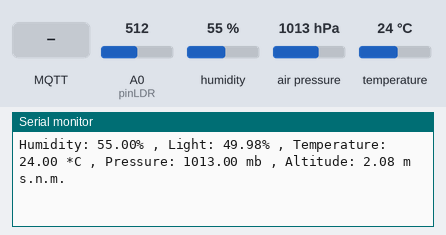
The sketch below on a simulated ESP8266 (NodeMCU). On the bench: the last lines printed to the serial monitor. Inputs (shaded band) come from the test bench; at power-on: humidity 55 %, A0 (pinLDR) = 512, air pressure 1013 hPa, temperature 24 °C. WiFi joins after 1.5 s; servers stay silent unless stated; the local clock reads 2024-03-15 10:24:30 at power-on unless the sketch sets it; no MQTT or app messages arrive unless stated.

Above: at 6.2 s.
6.3 s: MQTT message "1" arrives on the first subscribed topic
12.3 s: MQTT message "on" arrives on the first subscribed topic
13.8 s: MQTT message "off" arrives on the first subscribed topic
15.9 s: humidity set to 22 %
At 17.2 s:
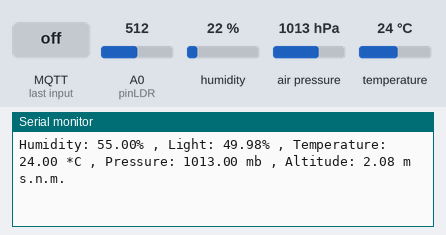
17.4 s: A0 (pinLDR) set to 716
At 18.8 s:
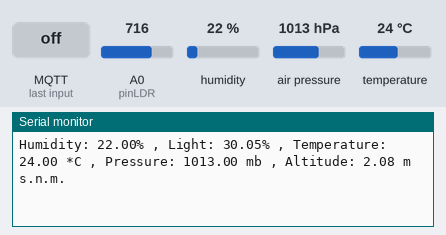
18.9 s: air pressure set to 952 hPa
At 20.5 s:
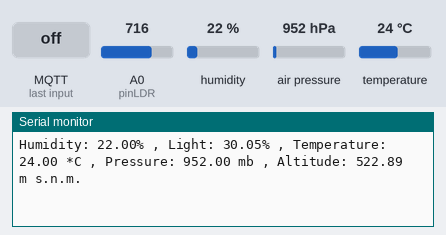

Measured:
- after the input at 17.4 s, the serial monitor: prints a new line after 0.21 s (image 2)
- after the input at 18.9 s, the serial monitor: prints a new line after 0.80 s (image 3)

The sketch:

ESP8266_AWS_2022.ino
```cpp
#include <ESP8266WiFi.h>
#include <WiFiClientSecure.h>
#include <PubSubClient.h>
#include <ArduinoJson.h>
#include <time.h>
#include "secrets.h"
#include "DHT.h"
#include <SFE_BMP180.h>
#include <Wire.h>

#define DHTPIN 0        // Digital pin connected to the DHT sensor
#define DHTTYPE DHT11   // DHT 11
#define pinLDR A0       // LDR

SFE_BMP180 bmp180;      // Object BMP180

DHT dht(DHTPIN, DHTTYPE);

char status;
float h;
float light = 0;
unsigned long lastMillis = 0;
unsigned long previousMillis = 0;
const long interval = 5000;
double Pres=1013.25;
double T,P,A;
int LDR = 0;

#define AWS_IOT_PUBLISH_TOPIC   "esp8266/pub"
#define AWS_IOT_SUBSCRIBE_TOPIC "esp8266/sub"

WiFiClientSecure net;

BearSSL::X509List cert(cacert);
BearSSL::X509List client_crt(client_cert);
BearSSL::PrivateKey key(privkey);

PubSubClient client(net);

time_t now;
time_t nowish = 1510592825;


void NTPConnect(void)
{
  Serial.print("Configuración de la hora mediante SNTP");
  configTime(TIME_ZONE * 3600, 0 * 3600, "pool.ntp.org", "time.nist.gov");
  now = time(nullptr);
  while (now < nowish)
  {
    delay(500);
    Serial.print(".");
    now = time(nullptr);
  }
  Serial.println("Finalizado!");
  struct tm timeinfo;
  gmtime_r(&now, &timeinfo);
  Serial.print("Tiempo actual: ");
  Serial.print(asctime(&timeinfo));
}


void messageReceived(char *topic, byte *payload, unsigned int length)
{
  Serial.print("Received [");
  Serial.print(topic);
  Serial.print("]: ");
  for (int i = 0; i < length; i++)
  {
    Serial.print((char)payload[i]);
  }
  Serial.println();
}


void connectAWS()
{
  delay(3000);
  WiFi.mode(WIFI_STA);
  WiFi.begin(WIFI_SSID, WIFI_PASSWORD);

  Serial.println(String("Tratando de conectar a la red: ") + String(WIFI_SSID));

  while (WiFi.status() != WL_CONNECTED)
  {
    Serial.print(".");
    delay(1000);
  }

  NTPConnect();

  net.setTrustAnchors(&cert);
  net.setClientRSACert(&client_crt, &key);

  client.setServer(MQTT_HOST, 8883);
  client.setCallback(messageReceived);


  Serial.println("Conectando con AWS IOT");

  while (!client.connect(THINGNAME))
  {
    Serial.print(".");
    delay(1000);
  }

  if (!client.connected()) {
    Serial.println("Tiempo limite superado AWS IoT !");
    return;
  }
  // Subscribe to a topic
  client.subscribe(AWS_IOT_SUBSCRIBE_TOPIC);

  Serial.println("Conectado exitosamente a AWS IoT!");
}


void publishMessage()
{
  StaticJsonDocument<200> doc;
  doc["Time"] = millis();
  doc["Humidity"] = h;
  doc["Temperature"] = T;
  doc["Pressure"] = P;
  doc["Altitude"] = A;
  doc["Light"] = light;
  char jsonBuffer[512];
  serializeJson(doc, jsonBuffer); // print to client

  client.publish(AWS_IOT_PUBLISH_TOPIC, jsonBuffer);
}


void setup()
{
  Serial.begin(115200);
  connectAWS();
  dht.begin();
  bmp180.begin();
}


void loop()
{


  h = dht.readHumidity();
  LDR=analogRead(pinLDR);
  light=-0.0977*LDR+100;


  Serial.print(F("Humidity: "));
  Serial.print(h);
  Serial.print(F("% , "));
  Serial.print(F("Light: "));
  Serial.print(light);
  Serial.print(F("% , "));

  status = bmp180.startTemperature();//Inicio de lectura de temperatura
  if (status != 0)
  {
    delay(status); //Pausa para que finalice la lectura
    status = bmp180.getTemperature(T); //Obtener la temperatura
    if (status != 0)
    {
      status = bmp180.startPressure(3);//Inicio lectura de presión
      if (status != 0)
      {
        delay(status);//Pausa para que finalice la lectura
        status = bmp180.getPressure(P,T);//Obtenemos la presión
        if (status != 0)
        {
          Serial.print("Temperature: ");
          Serial.print(T);
          Serial.print(" *C , ");
          Serial.print("Pressure: ");
          Serial.print(P);
          Serial.print(" mb , ");
          A= bmp180.altitude(P,Pres);
          Serial.print("Altitude: ");
          Serial.print(A);
          Serial.println(" m s.n.m.");
        }
      }
    }
  }

  delay(1000);

  now = time(nullptr);

  if (!client.connected())
  {
    connectAWS();
  }
  else
  {
    client.loop();
    if (millis() - lastMillis > 3000)
    {
      lastMillis = millis();
      publishMessage();
    }
  }
}
```

secrets.h
```cpp
#include <pgmspace.h>

#define SECRET

const char WIFI_SSID[] = "Nombre de la red";
const char WIFI_PASSWORD[] = "Contraseña";

#define THINGNAME "ESP8266"

int8_t TIME_ZONE = -5; //NYC(USA): -5 UTC

const char MQTT_HOST[] = "ruta del AWS";

static const char cacert[] PROGMEM = R"EOF(
-----BEGIN CERTIFICATE-----

 "CERTIFICADOS GENERADOS POR AWS"

-----END CERTIFICATE-----
)EOF";


// Copy contents from XXXXXXXX-certificate.pem.crt here ▼
static const char client_cert[] PROGMEM = R"KEY(
-----BEGIN CERTIFICATE-----

  "CERTIFICADOS GENERADOS POR AWS"

-----END CERTIFICATE-----


)KEY";


// Copy contents from  XXXXXXXX-private.pem.key here ▼
static const char privkey[] PROGMEM = R"KEY(
-----BEGIN RSA PRIVATE KEY-----

  "CERTIFICADOS GENERADOS POR AWS"

-----END RSA PRIVATE KEY-----


)KEY";
```
